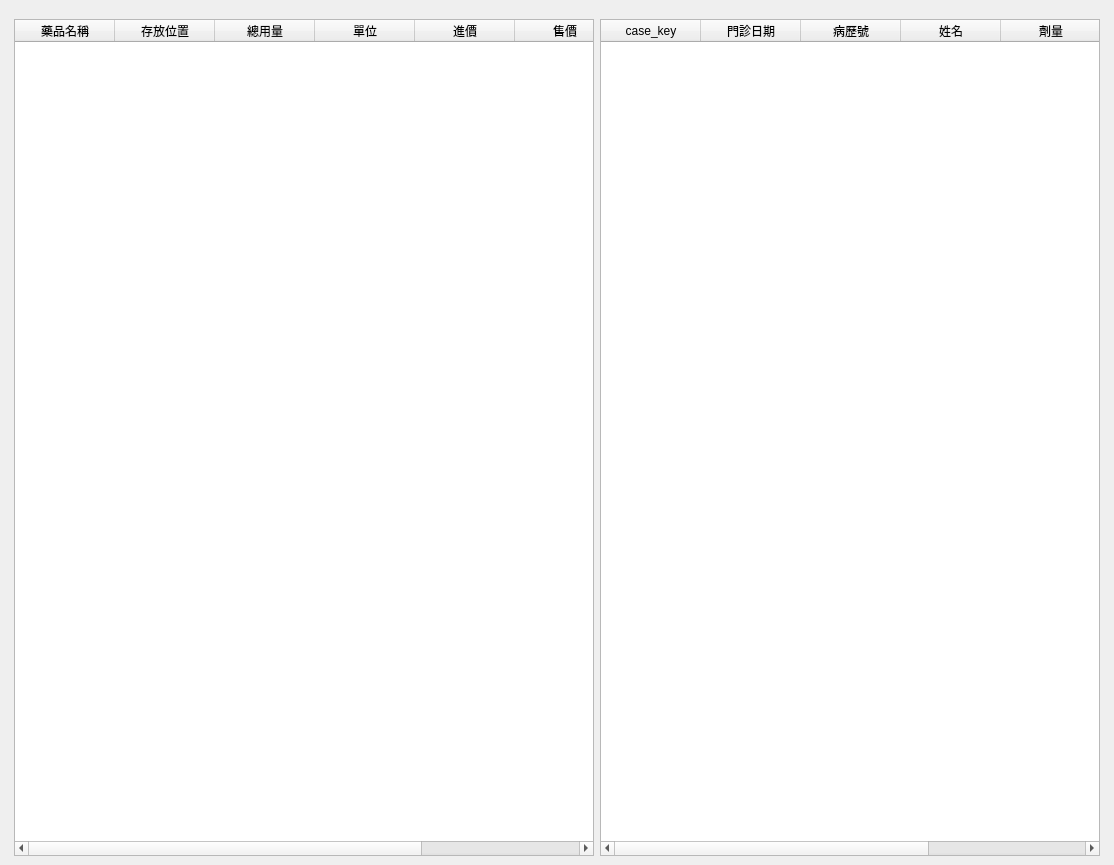
<?xml version="1.0" encoding="UTF-8"?>
<ui version="4.0">
 <class>WindowStatisticsMedicineSales</class>
 <widget class="QMainWindow" name="WindowStatisticsMedicineSales">
  <property name="geometry">
   <rect>
    <x>0</x>
    <y>0</y>
    <width>1114</width>
    <height>865</height>
   </rect>
  </property>
  <property name="windowTitle">
   <string>醫師用藥統計</string>
  </property>
  <widget class="QWidget" name="centralwidget">
   <layout class="QHBoxLayout" name="horizontalLayout">
    <item>
     <layout class="QVBoxLayout" name="verticalLayout">
      <property name="leftMargin">
       <number>5</number>
      </property>
      <property name="topMargin">
       <number>10</number>
      </property>
      <property name="rightMargin">
       <number>5</number>
      </property>
      <item>
       <layout class="QVBoxLayout" name="verticalLayout_5">
        <item>
         <layout class="QHBoxLayout" name="horizontalLayout_income">
          <item>
           <widget class="QTableWidget" name="tableWidget_medicine_sales">
            <property name="editTriggers">
             <set>QAbstractItemView::NoEditTriggers</set>
            </property>
            <property name="selectionMode">
             <enum>QAbstractItemView::SingleSelection</enum>
            </property>
            <property name="selectionBehavior">
             <enum>QAbstractItemView::SelectRows</enum>
            </property>
            <column>
             <property name="text">
              <string>藥品名稱</string>
             </property>
            </column>
            <column>
             <property name="text">
              <string>存放位置</string>
             </property>
            </column>
            <column>
             <property name="text">
              <string>總用量</string>
             </property>
            </column>
            <column>
             <property name="text">
              <string>單位</string>
             </property>
            </column>
            <column>
             <property name="text">
              <string>進價</string>
             </property>
            </column>
            <column>
             <property name="text">
              <string>售價</string>
             </property>
            </column>
            <column>
             <property name="text">
              <string>毛利</string>
             </property>
            </column>
           </widget>
          </item>
          <item>
           <widget class="QTableWidget" name="tableWidget_medical_record">
            <property name="maximumSize">
             <size>
              <width>500</width>
              <height>16777215</height>
             </size>
            </property>
            <property name="editTriggers">
             <set>QAbstractItemView::NoEditTriggers</set>
            </property>
            <property name="selectionMode">
             <enum>QAbstractItemView::SingleSelection</enum>
            </property>
            <property name="selectionBehavior">
             <enum>QAbstractItemView::SelectRows</enum>
            </property>
            <column>
             <property name="text">
              <string>case_key</string>
             </property>
            </column>
            <column>
             <property name="text">
              <string>門診日期</string>
             </property>
            </column>
            <column>
             <property name="text">
              <string>病歷號</string>
             </property>
            </column>
            <column>
             <property name="text">
              <string>姓名</string>
             </property>
            </column>
            <column>
             <property name="text">
              <string>劑量</string>
             </property>
            </column>
            <column>
             <property name="text">
              <string>售價</string>
             </property>
            </column>
           </widget>
          </item>
          <item>
           <layout class="QVBoxLayout" name="verticalLayout_chart"/>
          </item>
         </layout>
        </item>
       </layout>
      </item>
     </layout>
    </item>
   </layout>
  </widget>
  <widget class="QMenuBar" name="menubar">
   <property name="geometry">
    <rect>
     <x>0</x>
     <y>0</y>
     <width>1114</width>
     <height>33</height>
    </rect>
   </property>
  </widget>
  <action name="action_export_excel">
   <property name="icon">
    <iconset>
     <normaloff>../icons/document-export.svg</normaloff>../icons/document-export.svg</iconset>
   </property>
   <property name="text">
    <string>匯出Excel</string>
   </property>
  </action>
 </widget>
 <resources/>
 <connections/>
</ui>
